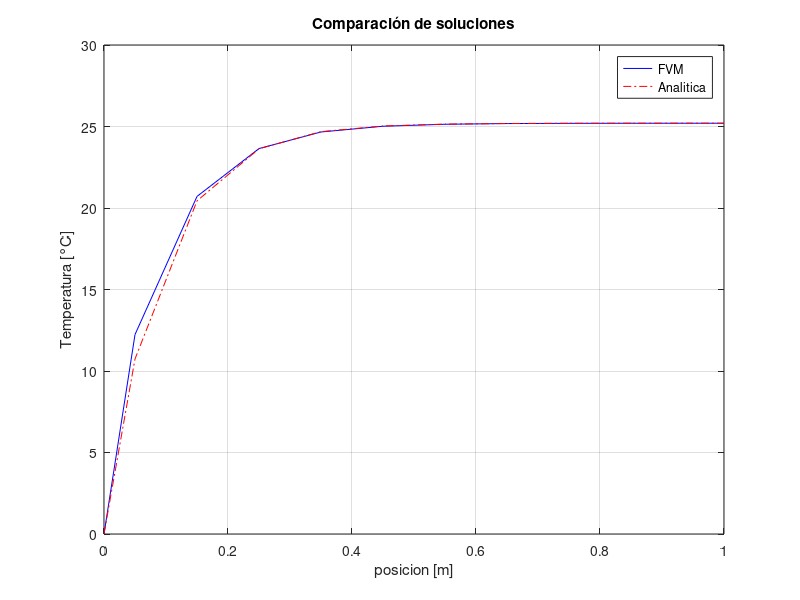
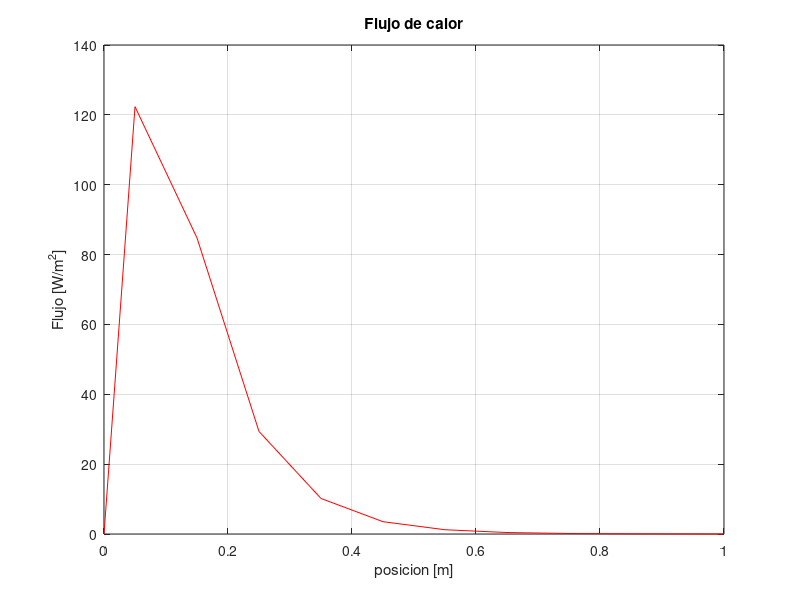

These charts were generated, in order, by the following MATLAB code:
%% Ejercicio1 TP HT Hormachea 61439 - Nieto 61459
% Este código resuelve el ejercicio 1 del tp de transferencia de calor.
% Este código fue realizado con matlab R2020a, el uso de otra puede generar que no corra. 
%% incializar
clear; clc; close all

%% preprocesado

%eleccion de refinado
nVolumes = 10; % el minimo es 3

%declaración de variables
Tamb = 25; To = 0; %°C
L = 1; A = 0.1; %[m] | [m2]
K = 1; h = 11; %[W/mK] |[W/m2K]
q = 25; %[W/m3]
r = sqrt(A/pi);%[m]


dx = L/nVolumes; %[m]
As = 2*pi*r*dx; %area superficial[m2]
V = pi*r^2*dx; %[m^3]volumen de cada volumen finito

% armado de matriz de ecuaciones
Qt = sparse(nVolumes,nVolumes); %temperatures equation matrix

for iVol = 1:nVolumes
    
   if iVol == 1
       Qt(iVol,iVol) = -3*K*A-h*As*dx;
       Qt(iVol,iVol+1) = K*A;
   elseif iVol == nVolumes
       Qt(iVol,iVol) = -K*A-h*As*dx; 
       Qt(iVol,iVol-1) = K*A;  
   else
       Qt(iVol,iVol) = -2*K*A-h*As*dx;
       Qt(iVol,iVol+1) = K*A;
       Qt(iVol,iVol-1) = K*A;
   end    
end

%boundary conditions
B = sparse(nVolumes,1);
B(1) = -2*K*A*To; %cond de borde temperatura fija
B(end) = 0; %cond de borde flujo nulo(aislado)
B(:) = B(:)-q*V*dx; %Generación de energía interna
B(:) = B(:)-h*As*Tamb*dx; %Convección de calor

%% Solver
T = Qt\B;
T = full(T);
T = [To;T;T(end)]; %agrego las puntas de la barra

%% Post procesado
%solucion teórica
x = [0 0.5*dx:dx:(L-0.5*dx) L];
P = 2*pi*r; %perímetro
m = sqrt((h*P)/(K*A));
Tteo = (((To-Tamb-q/(K*m^2))/(1+exp(2*m*L)))*(exp(m*x)+exp(2*m*L)*exp(-m*x))+q/(K*m^2)+Tamb)';

% flujo de calor
qf(nVolumes) = 0; %flujo de calor [W/m^2]

for i = 2:size(T,1)
    
    if i == 1
        qf(i) = K/(0.5*dx)*(T(i)-T(i-1));
    else
        qf(i) = K/dx*(T(i)-T(i-1));
    end
end


%% Print de datos
fprintf('Ejercicio 1.\n')
fprintf('nivel de refinamiento: %d\n', nVolumes)
fprintf('Temperaturas: \n')

figure
plot(x,T,'b')
hold on; grid on
plot(x,Tteo,'r-.')
legend('FVM','Analitica')
title('Comparación de soluciones')
xlabel('posicion [m]')
ylabel('Temperatura [°C]')

figure
plot(x,qf,'r')
grid on
title('Flujo de calor')
xlabel('posicion [m]')
ylabel('Flujo [W/m^2]')